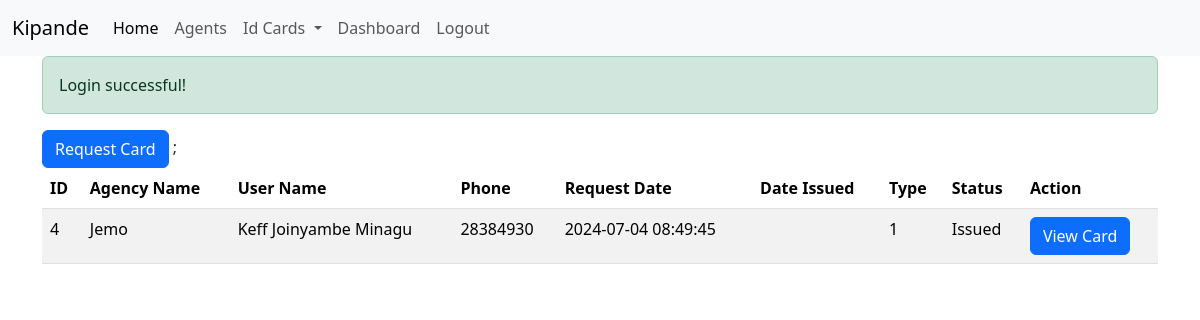
Page /requests.php (signed in) on the committed database.
### tables this page shows
CREATE TABLE `card_request` (
  `id` int(10) NOT NULL,
  `agency_id` int(10) NOT NULL,
  `user_id` int(10) NOT NULL,
  `phone` int(15) NOT NULL,
  `request_date` datetime NOT NULL DEFAULT current_timestamp(),
  `date_issued` datetime DEFAULT NULL,
  `type` int(10) NOT NULL DEFAULT 1,
  `status` text NOT NULL
);

CREATE TABLE `agent` (
  `id` int(10) NOT NULL,
  `name` text NOT NULL,
  `email` varchar(255) NOT NULL,
  `phone` int(15) NOT NULL,
  `location` varchar(255) NOT NULL,
  `county` int(10) NOT NULL
);

### functions.php (the view, shortened to what this page needs)
<?php
function fetchRequests($con){
    $userId = $_SESSION['user_id'];
    $userLevel = $_SESSION['user_level'];
    $agencyId = $_SESSION['user_agency'];
    $query = "SELECT
                cr.id,
                cr.agency_id,
                a.name AS agency_name,
                cr.user_id,
                CONCAT(u.fname, ' ', u.mname, ' ', u.lname) AS user_name,
                cr.phone,
                cr.request_date,
                cr.date_issued,
                cr.type,
                cr.status
            FROM
                card_request cr
            LEFT JOIN
                agent a ON cr.agency_id = a.id
            LEFT JOIN
                users u ON cr.user_id = u.id
            WHERE 1=1";
    if ($userLevel == 1) {
        $query .= " AND cr.user_id=$userId";
    } elseif ($userLevel == 2) {
        $query .= " AND cr.agency_id=$agencyId";
    }
    $result = mysqli_query($con, $query);
    $requests = [];
    while ($row = mysqli_fetch_assoc($result)) {
        $requests[] = $row;
    }
    return $requests;
}
function displayRequests($con){
    $requests = fetchRequests($con);
    if(count($requests) >= 1){
        echo "<table class='table table-striped'>";
        echo "<thead><tr>
                <th>ID</th>
                <th>Agency Name</th>
                <th>User Name</th>
                <th>Phone</th>
                <th>Request Date</th>
                <th>Date Issued</th>
                <th>Type</th>
                <th>Status</th>
                <th>Action</th>
              </tr></thead>";
        echo "<tbody>";
        foreach ($requests as $request) {
            echo "<tr>
                    <td>{$request['id']}</td>
                    <td>{$request['agency_name']}</td>
                    <td>{$request['user_name']}</td>
                    <td>{$request['phone']}</td>
                    <td>{$request['request_date']}</td>
                    <td>{$request['date_issued']}</td>
                    <td>{$request['type']}</td>
                    <td>{$request['status']}</td>;
                    <td>";
                    if ($request['status'] == "new") {
                        echo "<button class='btn btn-primary attend-btn' data-id='{$request['id']}'>Attend</button>";
                    } elseif ($request['status'] == "In Progress") {
                        echo "<button class='btn btn-warning complete-btn' data-id='{$request['id']}'>Complete</button>";
                    } elseif ($request['status'] == "Complete") {
                        echo "<button class='btn btn-success issue-btn' data-id='{$request['id']}'>Issue Card</button>";
                    }
                    else if ($request['status'] == "Issued") {
                        echo "<button class='btn btn-primary view-card' data-id='{$request['id']}'>View Card</button>";
                    }
                    echo "</td>
                </tr>";
        }
        echo "</tbody>";
        echo "</table>";
    } else {
        echo "<div class='alert alert-info' role='alert'>No Requests Made Yet.</div>";
    }
}

### rows in the picture
card_request: id "4", agent.name "Jemo", user_name "Keff Joinyambe Minagu", phone "28384930", request_date "2024-07-04 08:49:45", type "1", status "Issued"

### other values in the picture
$_SESSION['message'] "Login successful!"
